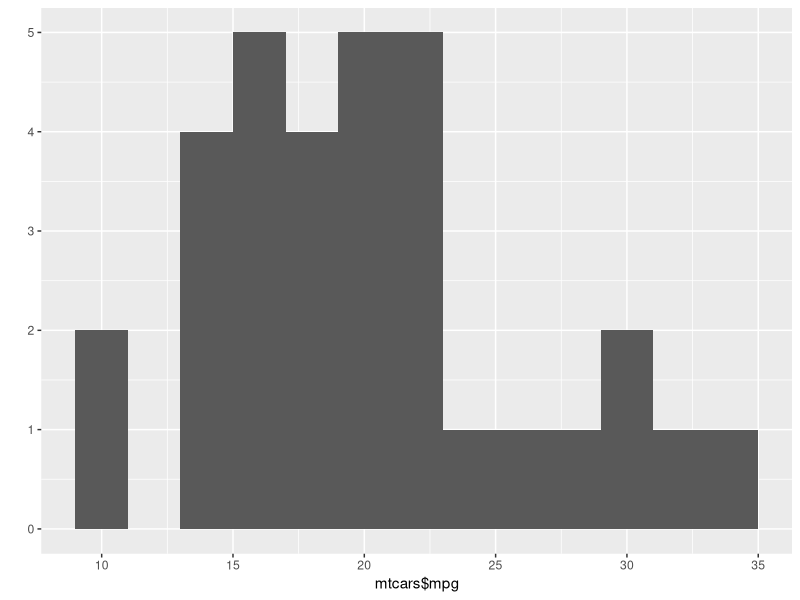
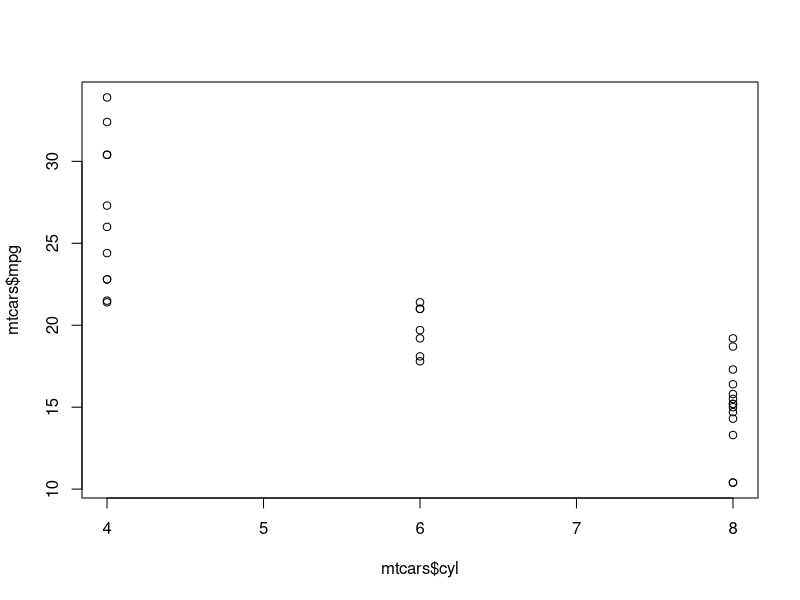
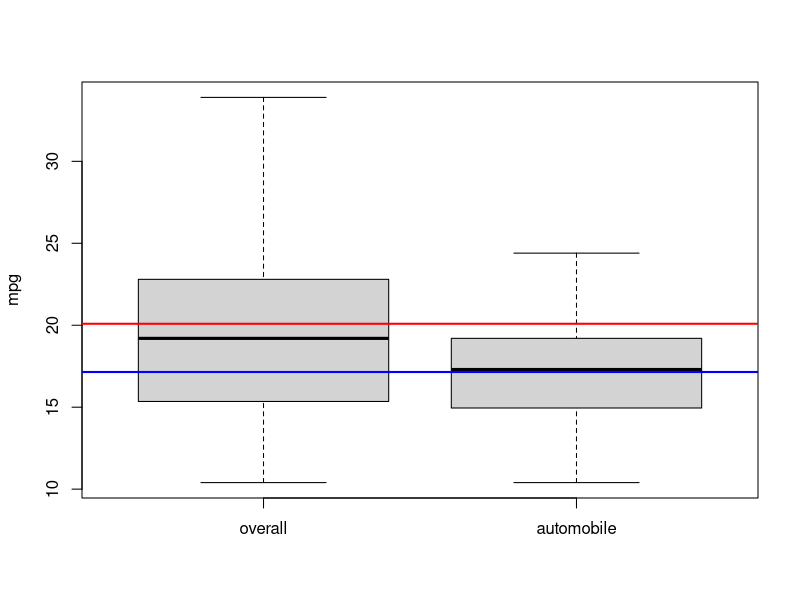
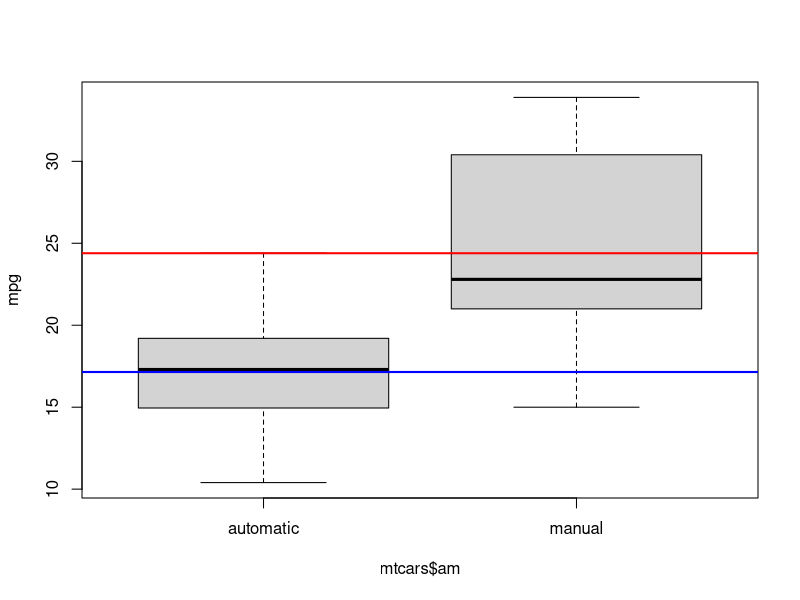

These charts were generated, in order, by the following R code:
#### Student's t-test
# Student's t-test is where the test statistic follows a normal distribution (the student's t
# distribution) if the null hypothesis is true. It can be used to determine whether there is a
# difference between two independent datasets. Student's t-test is best used with the problems
# associated with an inference based on small samples.

# Libraries --------------------------------------------------------------------
library(stats)
library(ggplot2)

# Example 1 unpaired------------------------------------------------------------
a <- c(175, 168, 168, 190, 156, 181, 182, 175, 174, 179)
b <- c(185, 169, 173, 173, 188, 186, 175, 174, 179, 180)

c <- c(210, 143, 143, 153, 218, 86, 75, 74, 129, 110)

var.test(a,b)
# We obtained p-value greater than 0.05, then we can assume that the two variances 
# are homogeneous. Indeed we can compare the value of F obtained with the tabulated 
# value of F for alpha = 0.05, degrees of freedom of numerator = 9, and degrees of 
# freedom of denominator = 9, using the function qf(p, df.num, df.den):
qf(0.95, 9, 9)

# Note that the value of F computed is less than the tabulated value of F, which 
# leads us to accept the null hypothesis of homogeneity of variances.
# NOTE: The F distribution has only one tail, so with a confidence level 
# of 95%, p = 0.95. Conversely, the t-distribution has two tails, and in the 
# R's function qt(p, df) we insert a value p = 0975 when you're testing a 
# two-tailed alternative hypothesis.

t.test(a,b, var.equal=TRUE, paired=FALSE)

# We obtained p-value greater than 0.05, then we can conclude that the averages of 
# two groups are significantly similar. Indeed the value of t-computed is less 
# than the tabulated t-value for 18 degrees of freedom, 
# which in R we can calculate:
  
qt(0.975, 18)
# This confirms that we can accept the null hypothesis H0 of equality of the means

# now test a and c
var.test(a,c)
t.test(a,c, var.equal=FALSE, paired=FALSE)
# What does this mean?
t.test(a,c, var.equal=FALSE, paired=FALSE, conf.level=0.99)

# Example 2 Paired t-test-------------------------------------------------------
a <- c(12.9, 13.5, 12.8, 15.6, 17.2, 19.2, 12.6, 15.3, 14.4, 11.3)
b <- c(12.7, 13.6, 12.0, 15.2, 16.8, 20.0, 12.0, 15.9, 16.0, 11.1)

t.test(a,b, paired=TRUE)
# The p-value is greater than 0.05, then we can accept the hypothesis H0 
# of equality of the averages.
qt(0.975, 9)
# t-computed < t-tabulated, so we accept the null hypothesis H0.


a <- c(12.9, 13.5, 12.8, 15.6, 17.2, 19.2, 12.6, 15.3, 14.4, 11.3)
b <- c(12.0, 12.2, 11.2, 13.0, 15.0, 15.8, 12.2, 13.4, 12.9, 11.0)
t.test(a,b, paired=TRUE, alt="less")

# With this syntax we asked R to check whether the mean of the values contained 
# in the vector a is less of the mean of the values contained in the vector b. 
# In response, we obtained a p-value well above 0.05, which leads us to conclude 
# that we can reject the null hypothesis H0 in favor of the alternative hypothesis H1.

# If we had written: t.test (a, b, paired = TRUE, alt = "greater"), we asked R to 
# check whether the mean of the values contained in the vector a is greater than
# the mean of the values contained in the vector b. In light of the previous result, 
# we can suspect that the p-value will be much smaller than 0.05, and in fact:
t.test(a,b, paired=TRUE, alt="greater")


# Example 3 --------------------------------------------------------------------
# Load Data --------------------------------------------------------------------
# Motor Trend Car Road Tests
# The data was extracted from the 1974 Motor Trend US magazine, and comprises fuel 
# consumption and 10 aspects of automobile design and performance for 32 
# automobiles (1973–74 models).
# Format
# A data frame with 32 observations on 11 variables.
# [, 1] 	mpg 	Miles/(US) gallon
# [, 2] 	cyl 	Number of cylinders
# [, 3] 	disp 	Displacement (cu.in.)
# [, 4] 	hp 	Gross horsepower
# [, 5] 	drat Rear axle ratio
# [, 6] 	wt Weight (1000 lbs)
# [, 7] 	qsec	1/4 mile time
# [, 8] 	vs V/S
# [, 9] 	am 	Transmission (0 = automatic, 1 = manual)
# [,10] 	gear Number of forward gears
# [,11] 	carb Number of carburetors

data(mtcars)
str(mtcars)

summary(mtcars$mpg)
table(mtcars$cyl)


stem(mtcars$mpg)
qplot(mtcars$mpg, binwidth=2)


plot(mtcars$cyl, mtcars$mpg)

# t-test -----------------------------------------------------------------------
?t.test

# one sample Student's t-test
# a research question often asked is, "Is the mean of the population different 
# from the null hypothesis?" Thus, in order to test whether the average 
# mpg of automobiles is lower than the overall average mpg, we first use a 
# boxplot to view the differences between populations without making any assumptions.
# Visualize the attribute, mpg, against am using a boxplot
boxplot(mtcars$mpg, mtcars$mpg[mtcars$am==0], ylab = "mpg", 
        names=c("overall","automobile"))
abline(h=mean(mtcars$mpg),lwd=2, col="red")
abline(h=mean(mtcars$mpg[mtcars$am==0]),lwd=2, col="blue")
# From the preceding figure, it is clear that the mean of mpg of automobiles 
# (the blue line) is lower than the average mpg (red line) of the overall population. 
# Then, we apply one sample t-test; the low p-value of 0.003595 (< 0.05) suggests 
# that we should reject the null hypothesis that the mean mpg for
# automobiles is less than the average mpg of the overall population.

# one sample Student's t-test
# perform statistical procedure to validate whether the average mpg of
# automobiles is lower than the average of the overall mpg:
mpg.mu = mean(mtcars$mpg)
mpg_am = mtcars$mpg[mtcars$am == 0]
t.test(mpg_am,mu = mpg.mu)


boxplot(mtcars$mpg~mtcars$am,ylab='mpg',names=c('automatic','manual'))
abline(h=mean(mtcars$mpg[mtcars$am==0]),lwd=2, col="blue")
abline(h=mean(mtcars$mpg[mtcars$am==1]),lwd=2, col="red")
# The preceding figure reveals that the mean mpg of automatic transmission cars is
# lower than the average mpg of manual transmission vehicles

# As a one sample t-test enables us to test whether two means are significantly different,
# a two sample t-test allows us to test whether the means of two independent groups are
# different. Similar to a one sample t-test, we first use a boxplot to see the differences between
# populations and then apply a two-sample t-test. The test results shows the p-value = 0.01374
# (p< 0.05). In other words, the test provides evidence that rejects the null hypothesis, which
# shows the mean mpg of cars with automatic transmission differs from the cars with manual
# transmission.

# Test for Varinacehomgenity
# -> negative
# R uses the Welch t-test instead of the Student's t-test
var.test(mtcars$mpg~mtcars$am)

t.test(mtcars$mpg~mtcars$am)

# Welch's t-test is an adaptation of Student's t-test, that is, it has been 
# derived with the help of Student's t-test and is more reliable when the two 
# samples have unequal variances and unequal sample sizes.

